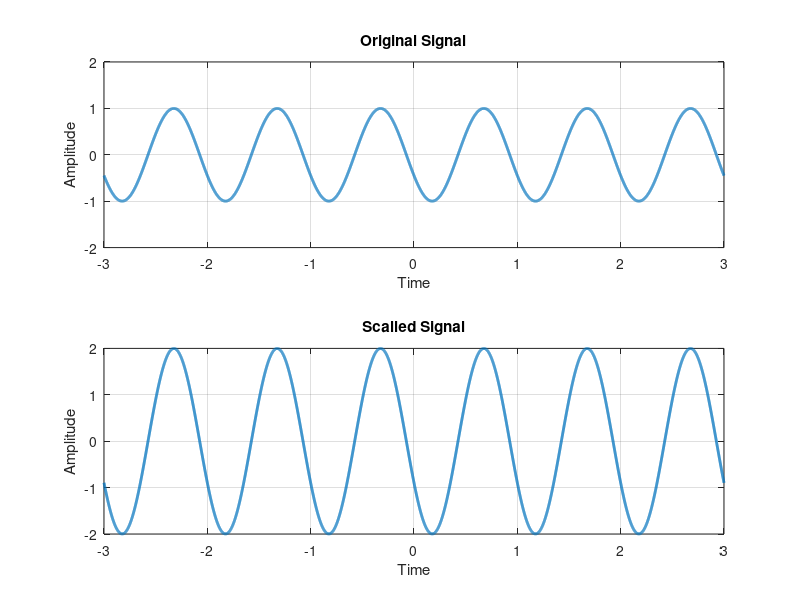

Reproduce this figure in MATLAB.
ph = 90; 
n = -3:0.001:3;
s = cos(2*pi*n + ph);
A_Factor = 2;
subplot(2,1,1);
plot(n, s, 'linewidth', 2); grid;
xlabel('Time');
ylabel('Amplitude');
axis([-3, 3, -2, 2]);
title('Original Signal');
subplot(2,1,2);
plot(n, A_Factor*s, 'linewidth', 2); grid;
xlabel('Time');
ylabel('Amplitude');
axis([-3, 3, -2, 2]);
title('Scalled Signal');
